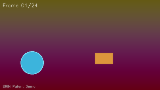
#> input picture step1_lowres_preview.gif, 160 x 90 px
$ python -i hybrid_upscaling_demo.py   (imports and definitions only)
#> lines starting #> are read from the running program, lines starting #| are printed output that depends on the picture
#> further down, picture is the input picture: shape (90, 160, 3); mean B, G, R 62.9, 48.8, 101.1
"""
╔══════════════════════════════════════════════════════════════════════════════╗
║   AI Hybrid (On Device - On Cloud) Video Generation                          ║
║   Upscaling Pipeline Demo - Based on Patent Idea by M. Iqbal Mauludi         ║
║                                                                              ║
║   CORRECTED Pipeline:                                                        ║
║   [DEVICE] Generate low-res GIF -> User Confirmation                         ║
║   [DEVICE] Anonymize frame metadata (not pixels)                             ║
║   [CLOUD]  Receive clean frames -> Upscale -> Sharpen                        ║
║   [DEVICE] De-anonymize -> Assemble final high-res video                     ║
╚══════════════════════════════════════════════════════════════════════════════╝

SETUP (run once):
    pip install opencv-contrib-python pillow numpy requests

NOTE: Use opencv-contrib-python (NOT plain opencv-python).
      If you have opencv-python installed:
          pip uninstall opencv-python -y
          pip install opencv-contrib-python pillow numpy requests

HOW TO USE:
    python hybrid_upscaling_demo.py --demo
    python hybrid_upscaling_demo.py --input your_video.mp4
    python hybrid_upscaling_demo.py --input your_image.jpg --scale 2

OUTPUT (in ./pipeline_output/):
    step1_lowres_preview.gif      - On-device low-res GIF preview
    step2_anonymized_frames/      - Anonymized frames sent to cloud
    step3_upscaled_frames/        - Cloud upscaled + sharpened frames
    step4_final_video.mp4         - Final de-anonymized high-res video
    pipeline_comparison.jpg       - Side-by-side before/after
"""

import os, sys, argparse, time, hashlib
from pathlib import Path

# ── Dependency check ──────────────────────────────────────────────────────────
# [24 lines left out: function check_deps, not called in this run]

# [1 line not run here, left out]

import cv2, numpy as np, requests
from PIL import Image, ImageDraw, ImageFont

# ── Config ────────────────────────────────────────────────────────────────────
OUTPUT_DIR  = Path("./pipeline_output")
ANON_DIR    = OUTPUT_DIR / "step2_anonymized_frames"
UP_DIR      = OUTPUT_DIR / "step3_upscaled_frames"
MODELS_DIR  = OUTPUT_DIR / "models"
SCALE       = 4
PREV_FPS    = 8
OUT_FPS     = 24
MAX_FRAMES  = 24
LR_W, LR_H = 160, 90

MODELS = {
    2: dict(algo="edsr", scale=2, file="EDSR_x2.pb",
            url="https://github.com/Saafke/EDSR_Tensorflow/raw/master/models/EDSR_x2.pb"),
    4: dict(algo="edsr", scale=4, file="EDSR_x4.pb",
            url="https://github.com/Saafke/EDSR_Tensorflow/raw/master/models/EDSR_x4.pb"),
}

# ── Helpers ───────────────────────────────────────────────────────────────────
def hdr(n, title, desc=""):
    print(f"\n{'='*62}\n  STEP {n}  |  {title}\n{'-'*62}")
    if desc: print(f"  {desc}\n")

def info(k, v): print(f"  . {k:<36} {v}")

def bar(cur, tot, lbl=""):
    b = "█"*int(32*cur/tot) + "░"*(32-int(32*cur/tot))
    print(f"\r  {lbl} [{b}] {cur}/{tot}", end="", flush=True)
    if cur == tot: print()

# [72 lines left out: functions dl_model, make_demo, load_input, not called in this run]

# ── Step 1: ON-DEVICE low-res preview ────────────────────────────────────────
def step1_lowres_preview(frames):
    hdr(1, "ON-DEVICE: Generate Low-Res GIF Preview",
        "Small preview generated on-device for user confirmation before cloud upload")
    lr = []
    for i, f in enumerate(frames):
        s = cv2.resize(f, (LR_W, LR_H), interpolation=cv2.INTER_LINEAR)
        # Light blur only - simulates on-device compression, NOT anonymization noise
        s = cv2.GaussianBlur(s, (3,3), 0.4)
        lr.append(s)
        bar(i+1, len(frames), "Downscaling")
#> this loop made 90 passes
#> b in bar on passes 1 to 12: '░░░░░░░░░░░░░░░░░░░░░░░░░░░░░░░░', '░░░░░░░░░░░░░░░░░░░░░░░░░░░░░░░░', '█░░░░░░░░░░░░░░░░░░░░░░░░░░░░░░░', '█░░░░░░░░░░░░░░░░░░░░░░░░░░░░░░░', '█░░░░░░░░░░░░░░░░░░░░░░░░░░░░░░░', '██░░░░░░░░░░░░░░░░░░░░░░░░░░░░░░', '██░░░░░░░░░░░░░░░░░░░░░░░░░░░░░░', '██░░░░░░░░░░░░░░░░░░░░░░░░░░░░░░', '███░░░░░░░░░░░░░░░░░░░░░░░░░░░░░', '███░░░░░░░░░░░░░░░░░░░░░░░░░░░░░', '███░░░░░░░░░░░░░░░░░░░░░░░░░░░░░', '████░░░░░░░░░░░░░░░░░░░░░░░░░░░░'
#|   Downscaling [░░░░░░░░░░░░░░░░░░░░░░░░░░░░░░░░] 1/90
#|   Downscaling [░░░░░░░░░░░░░░░░░░░░░░░░░░░░░░░░] 2/90
#|   Downscaling [█░░░░░░░░░░░░░░░░░░░░░░░░░░░░░░░] 3/90
#|   Downscaling [█░░░░░░░░░░░░░░░░░░░░░░░░░░░░░░░] 4/90
#|   Downscaling [█░░░░░░░░░░░░░░░░░░░░░░░░░░░░░░░] 5/90
#|   Downscaling [██░░░░░░░░░░░░░░░░░░░░░░░░░░░░░░] 6/90
#|   Downscaling [██░░░░░░░░░░░░░░░░░░░░░░░░░░░░░░] 7/90
#|   Downscaling [██░░░░░░░░░░░░░░░░░░░░░░░░░░░░░░] 8/90
#> (further printed lines are left out)
#> pass 1, in step1_lowres_preview, `s = cv2.resize(f, (LR_W, LR_H), interpolation=cv2.INTER_LINEAR)`:
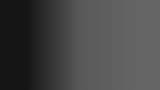
#> s: shape (90, 160); min 21, max 100, mean 69.9
#> after the loop, lr = 90 items

    gif = OUTPUT_DIR / "step1_lowres_preview.gif"
    pf  = [Image.fromarray(cv2.cvtColor(x, cv2.COLOR_BGR2RGB)) for x in lr]
#> pf = 90 items
    pf[0].save(gif, save_all=True, append_images=pf[1:],
               duration=int(1000/PREV_FPS), loop=0)

    info("GIF saved",   str(gif))
    info("Resolution",  f"{LR_W}x{LR_H}")
    info("Format",      "GIF (on-device preview only, not sent to cloud)")
    print()
    print("  [!]  USER CONFIRMATION GATE")
    print("  |    User reviews the low-res GIF preview here.")
    print("  |    Cloud processing starts ONLY after user approval.")
    print("  +->  [CONFIRMED - proceeding to cloud upscaling]\n")
    return lr

# ── Step 2: ON-DEVICE anonymize METADATA only ─────────────────────────────────
# FIX: We anonymize a compact token (hash of frame content), NOT the pixel data.
# The actual pixels are sent clean so the upscaler gets undistorted input.
# De-anonymization on-device verifies integrity and strips the token.
# [206 lines left out: functions step2_anonymize, sharpen_frame, step3_cloud_upscale, step4_verify_assemble, step5_comparison, run, not called in this run]

# [9 lines not run here, left out]

>>> import cv2
>>> picture = cv2.imread('step1_lowres_preview.gif')
>>> result = step1_lowres_preview(picture)
#> result = 90 items
